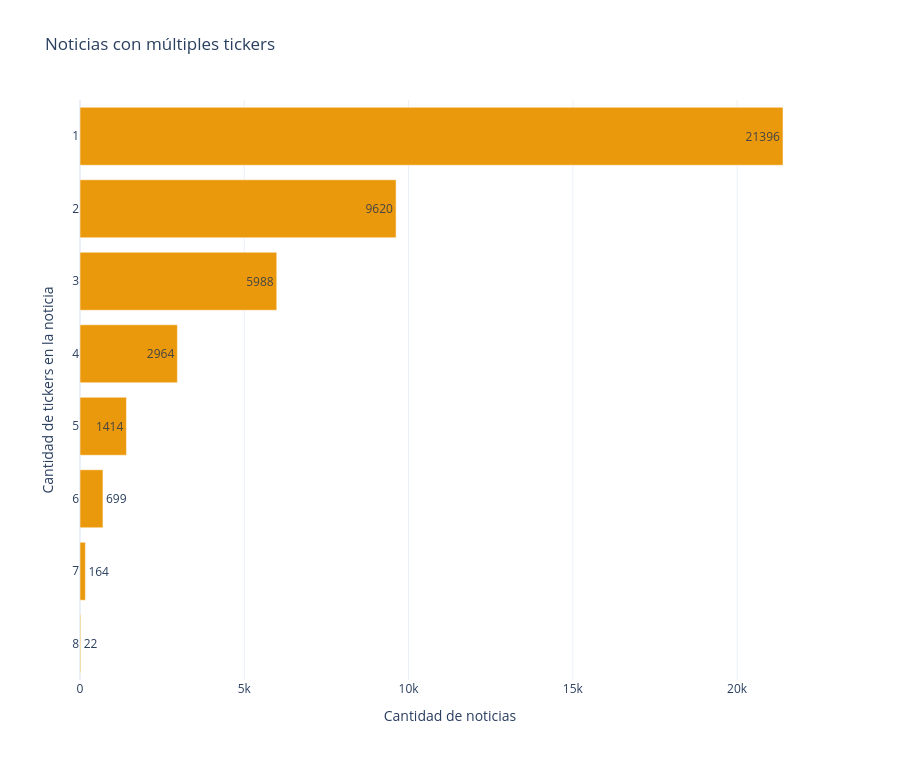

Notebook cell for this chart:
### Markdown cell above
### Cantidad de tickers por noticia

### Code cell
df_multi = df_con_tickers_filtrado.copy()

# Contamos cuántas noticias tienen 1, 2, 3, 4... tickers
conteo_multi = (
    df_multi["tickers_encontrados"]
    .map(len)
    .value_counts()
    .sort_index()
    .reset_index()
)
conteo_multi.columns = ["Cantidad de tickers", "Noticias"]

# Gráfico
fig = px.bar(
    conteo_multi,
    x="Noticias",
    y="Cantidad de tickers",
    orientation="h",
    title="Noticias con múltiples tickers",
    template='plotly_white',
    text="Noticias"
)

# Estilo visual
fig.update_traces(
    marker_color="#eb990c"

)

# Ajustes para legibilidad
fig.update_layout(
    yaxis={'categoryorder': 'total ascending', 'autorange':'reversed'},
    height=400 + 20 * len(df_expanded["tickers_encontrados"].unique()),
    xaxis_title='Cantidad de noticias',
    yaxis_title='Símbolo',
    font=dict(size=12)
)

fig.update_layout(yaxis_title="Cantidad de tickers en la noticia")

fig.show()

### Figure 1 — Plotly figure (JSON) as saved in the notebook; plotly's stock layout.template omitted (floating-point values rounded to 4 significant figures)
{"data": [{"hovertemplate": "Noticias=%{text}<br>Cantidad de tickers=%{y}<extra></extra>", "legendgroup": "", "marker": {"color": "#eb990c", "pattern": {"shape": ""}}, "name": "", "orientation": "h", "showlegend": false, "text": [21400.0, 9620.0, 5988.0, 2964.0, 1414.0, 699.0, 164.0, 22.0], "textposition": "auto", "type": "bar", "x": [21396, 9620, 5988, 2964, 1414, 699, 164, 22], "xaxis": "x", "y": [1, 2, 3, 4, 5, 6, 7, 8], "yaxis": "y"}], "layout": {"barmode": "relative", "font": {"size": 12}, "height": 760, "legend": {"tracegroupgap": 0}, "title": {"text": "Noticias con múltiples tickers"}, "xaxis": {"anchor": "y", "domain": [0, 1], "title": {"text": "Cantidad de noticias"}}, "yaxis": {"anchor": "x", "autorange": "reversed", "categoryorder": "total ascending", "domain": [0, 1], "title": {"text": "Cantidad de tickers en la noticia"}}}}
